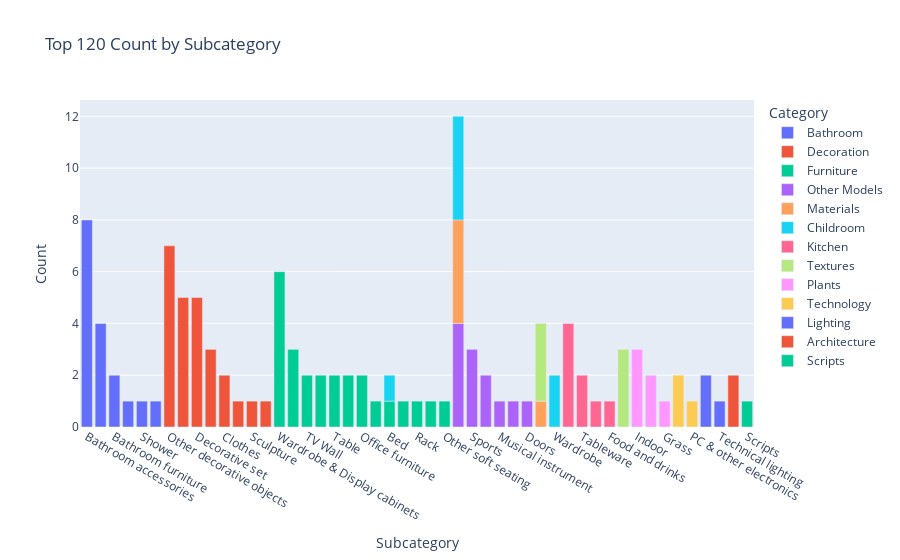

Here is the notebook cell this chart was saved with:
### Code cell
result_grouped_subcat = result_vis.groupby(by=['Category', 'Subcategory'], as_index=False).size()
result_grouped_subcat.columns = ['Category', 'Subcategory', 'Count']
result_grouped_subsort = result_grouped_subcat.sort_values(by='Count', ascending=False) # type: ignore

fig2 = px.bar(result_grouped_subsort, x='Subcategory', y='Count', color = 'Category', title='Top 120 Count by Subcategory')
fig2.show()

### Figure 1 — Plotly figure (JSON) as saved in the notebook; plotly's stock layout.template omitted (floating-point values rounded to 4 significant figures)
{"data": [{"alignmentgroup": "True", "hovertemplate": "Category=Bathroom<br>Subcategory=%{x}<br>Count=%{y}<extra></extra>", "legendgroup": "Bathroom", "marker": {"color": "#636efa", "pattern": {"shape": ""}}, "name": "Bathroom", "offsetgroup": "Bathroom", "orientation": "v", "showlegend": true, "textposition": "auto", "type": "bar", "x": ["Bathroom accessories", "Faucet", "Bathroom furniture", "Bathtub", "Shower", "Towel rail"], "xaxis": "x", "y": [8, 4, 2, 1, 1, 1], "yaxis": "y"}, {"alignmentgroup": "True", "hovertemplate": "Category=Decoration<br>Subcategory=%{x}<br>Count=%{y}<extra></extra>", "legendgroup": "Decoration", "marker": {"color": "#EF553B", "pattern": {"shape": ""}}, "name": "Decoration", "offsetgroup": "Decoration", "orientation": "v", "showlegend": true, "textposition": "auto", "type": "bar", "x": ["Other decorative objects", "Curtain", "Decorative set", "Carpets", "Clothes", "Vase", "Sculpture", "Frame"], "xaxis": "x", "y": [7, 5, 5, 3, 2, 1, 1, 1], "yaxis": "y"}, {"alignmentgroup": "True", "hovertemplate": "Category=Furniture<br>Subcategory=%{x}<br>Count=%{y}<extra></extra>", "legendgroup": "Furniture", "marker": {"color": "#00cc96", "pattern": {"shape": ""}}, "name": "Furniture", "offsetgroup": "Furniture", "orientation": "v", "showlegend": true, "textposition": "auto", "type": "bar", "x": ["Wardrobe & Display cabinets", "Sideboard & Chest of drawer", "TV Wall", "Table + Chair", "Table", "Other", "Office furniture", "Arm chair", "Bed", "Chair", "Rack", "Hallway", "Other soft seating"], "xaxis": "x", "y": [6, 3, 2, 2, 2, 2, 2, 1, 1, 1, 1, 1, 1], "yaxis": "y"}, {"alignmentgroup": "True", "hovertemplate": "Category=Other Models<br>Subcategory=%{x}<br>Count=%{y}<extra></extra>", "legendgroup": "Other Models", "marker": {"color": "#ab63fa", "pattern": {"shape": ""}}, "name": "Other Models", "offsetgroup": "Other Models", "orientation": "v", "showlegend": true, "textposition": "auto", "type": "bar", "x": ["Miscellaneous", "Sports", "Restaurant", "Musical instrument", "Shop", "Doors"], "xaxis": "x", "y": [4, 3, 2, 1, 1, 1], "yaxis": "y"}, {"alignmentgroup": "True", "hovertemplate": "Category=Materials<br>Subcategory=%{x}<br>Count=%{y}<extra></extra>", "legendgroup": "Materials", "marker": {"color": "#FFA15A", "pattern": {"shape": ""}}, "name": "Materials", "offsetgroup": "Materials", "orientation": "v", "showlegend": true, "textposition": "auto", "type": "bar", "x": ["Miscellaneous", "Tile"], "xaxis": "x", "y": [4, 1], "yaxis": "y"}, {"alignmentgroup": "True", "hovertemplate": "Category=Childroom<br>Subcategory=%{x}<br>Count=%{y}<extra></extra>", "legendgroup": "Childroom", "marker": {"color": "#19d3f3", "pattern": {"shape": ""}}, "name": "Childroom", "offsetgroup": "Childroom", "orientation": "v", "showlegend": true, "textposition": "auto", "type": "bar", "x": ["Miscellaneous", "Wardrobe", "Bed"], "xaxis": "x", "y": [4, 2, 1], "yaxis": "y"}, {"alignmentgroup": "True", "hovertemplate": "Category=Kitchen<br>Subcategory=%{x}<br>Count=%{y}<extra></extra>", "legendgroup": "Kitchen", "marker": {"color": "#FF6692", "pattern": {"shape": ""}}, "name": "Kitchen", "offsetgroup": "Kitchen", "orientation": "v", "showlegend": true, "textposition": "auto", "type": "bar", "x": ["Kitchen", "Tableware", "Sink", "Food and drinks"], "xaxis": "x", "y": [4, 2, 1, 1], "yaxis": "y"}, {"alignmentgroup": "True", "hovertemplate": "Category=Textures<br>Subcategory=%{x}<br>Count=%{y}<extra></extra>", "legendgroup": "Textures", "marker": {"color": "#B6E880", "pattern": {"shape": ""}}, "name": "Textures", "offsetgroup": "Textures", "orientation": "v", "showlegend": true, "textposition": "auto", "type": "bar", "x": ["Floor coverings", "Tile"], "xaxis": "x", "y": [3, 3], "yaxis": "y"}, {"alignmentgroup": "True", "hovertemplate": "Category=Plants<br>Subcategory=%{x}<br>Count=%{y}<extra></extra>", "legendgroup": "Plants", "marker": {"color": "#FF97FF", "pattern": {"shape": ""}}, "name": "Plants", "offsetgroup": "Plants", "orientation": "v", "showlegend": true, "textposition": "auto", "type": "bar", "x": ["Indoor", "Bouquet", "Grass"], "xaxis": "x", "y": [3, 2, 1], "yaxis": "y"}, {"alignmentgroup": "True", "hovertemplate": "Category=Technology<br>Subcategory=%{x}<br>Count=%{y}<extra></extra>", "legendgroup": "Technology", "marker": {"color": "#FECB52", "pattern": {"shape": ""}}, "name": "Technology", "offsetgroup": "Technology", "orientation": "v", "showlegend": true, "textposition": "auto", "type": "bar", "x": ["Household appliance", "PC & other electronics"], "xaxis": "x", "y": [2, 1], "yaxis": "y"}, {"alignmentgroup": "True", "hovertemplate": "Category=Lighting<br>Subcategory=%{x}<br>Count=%{y}<extra></extra>", "legendgroup": "Lighting", "marker": {"color": "#636efa", "pattern": {"shape": ""}}, "name": "Lighting", "offsetgroup": "Lighting", "orientation": "v", "showlegend": true, "textposition": "auto", "type": "bar", "x": ["Pendant light", "Technical lighting"], "xaxis": "x", "y": [2, 1], "yaxis": "y"}, {"alignmentgroup": "True", "hovertemplate": "Category=Architecture<br>Subcategory=%{x}<br>Count=%{y}<extra></extra>", "legendgroup": "Architecture", "marker": {"color": "#EF553B", "pattern": {"shape": ""}}, "name": "Architecture", "offsetgroup": "Architecture", "orientation": "v", "showlegend": true, "textposition": "auto", "type": "bar", "x": ["Urban environment"], "xaxis": "x", "y": [2], "yaxis": "y"}, {"alignmentgroup": "True", "hovertemplate": "Category=Scripts<br>Subcategory=%{x}<br>Count=%{y}<extra></extra>", "legendgroup": "Scripts", "marker": {"color": "#00cc96", "pattern": {"shape": ""}}, "name": "Scripts", "offsetgroup": "Scripts", "orientation": "v", "showlegend": true, "textposition": "auto", "type": "bar", "x": ["Scripts"], "xaxis": "x", "y": [1], "yaxis": "y"}], "layout": {"barmode": "relative", "legend": {"title": {"text": "Category"}, "tracegroupgap": 0}, "title": {"text": "Top 120 Count by Subcategory"}, "xaxis": {"anchor": "y", "domain": [0, 1], "title": {"text": "Subcategory"}}, "yaxis": {"anchor": "x", "domain": [0, 1], "title": {"text": "Count"}}}}
